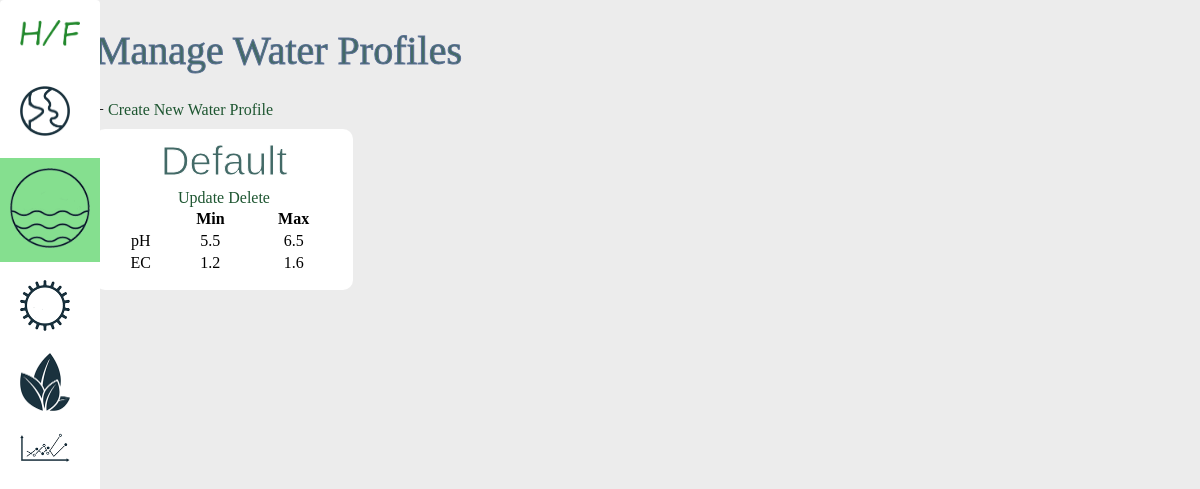
Page /water on the earlier database version.
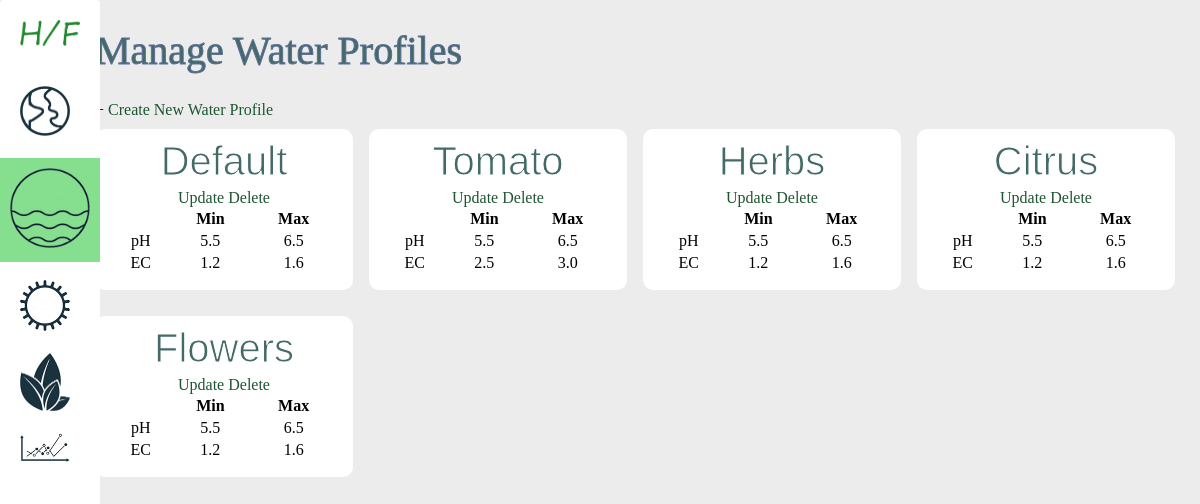
Same page on the later database version.
### models.py (models this page shows, shortened)
class Water(db.Model):
    id = db.Column(db.Integer, primary_key=True)
    name = db.Column(db.String(50), nullable=False)
    min_ph = db.Column(db.Float, default=5.5)
    max_ph = db.Column(db.Float, default=6.5)
    min_ec = db.Column(db.Float, default=1.2)
    max_ec = db.Column(db.Float, default=1.6)
    enviros = db.relationship('Enviro', backref='water', lazy=True)

### views.py (the view)
@app.route('/water')
def list_water_profile():
    waters = Water.query.all()
    return render_template('index_water.html', waters=waters)

### templates/index_water.html
{% extends 'layout.html' %}
{% block body %}
    <h1>Manage Water Profiles</h1>
    + <a href="/add_water">Create New Water Profile</a>
    <br />
    <div class = "container">
        {% for water in waters %}
            <div class = "water">
                <h2>{{ water.name }}</h2>
                <a href="/update_water/{{water.id}}">Update</a>
                <a href="/delete_water/{{water.id}}">Delete</a>
                <table width = "100%">
                    <tr>
                        <th></th>
                        <th>Min</th>
                        <th>Max</th>
                    </tr>
                    <tr>
                        <td>pH</td>
                        <td>{{ water.min_ph }}</td>
                        <td>{{ water.max_ph }}</td>
                    </tr>
                    <tr>
                        <td>EC</td>
                        <td>{{ water.min_ec }}</td>
                        <td>{{ water.max_ec }}</td>
                    </tr>
                </table>
            </div>
        {% endfor %}
    </div>
{% endblock %}

### templates/layout.html (shortened to what this page needs)
<!DOCTYPE html>
<html lang="en">
<head>
    <link rel = "stylesheet" href = "{{ url_for('static', filename='css/main.css') }}">
</head>
<body>
        <div class = "left-col">
            <a href="/">
                <img width="60px" src = "{{ url_for('static', filename='img/hf-icon.png') }}">
            </a>
            <br /><br /><br />
            <a {% if enviros %} class = "active" {% endif %} href="/enviro">
                <img class="nav_link" src = "{{ url_for('static', filename='img/enviro-icon.png') }}">
            </a>
            <br /><br />
            <a {% if waters %} class = "active" {% endif %} href="/water">
                <img class="nav_link"  src = "{{ url_for('static', filename='img/water-icon.png') }}">
            </a>
            <br /><br />
            <a {% if lights %} class = "active" {% endif %} href="/light">
                <img class="nav_link"  src = "{{ url_for('static', filename='img/light-icon.png') }}">
            </a>
            <br /><br />
            <a {% if plants %} class = "active" {% endif %} href="/plant">
                <img class="nav_link"  src = "{{ url_for('static', filename='img/plant-icon.png') }}">
            </a>
            <br /><br />
            <a href="/#">
                <img class="nav_link"  src = "{{ url_for('static', filename='img/data-icon.png') }}">
            </a>
        </div>
        <div class="content">
    {% block body %}
    {% endblock %}
</div>
</body>
</html>

### static/css/main.css (style rules this page uses)
body { background: rgb(236,236,236); margin: 0; }
a { text-decoration: none; color: #1E5631; }
h1 { font-weight: normal; font-size: 2.5em; color: #436a67; -webkit-text-stroke-width: 1px; -webkit-text-stroke-color: rgb(92, 112, 149); }
.left-col { float:left; clear:none; position:absolute; height: 100%; background: rgb(255,255,255); background: rgb(255,255,255); padding:20px; border-radius: 4px; width:60px; }
.content { width: 90%; float:right; margin-right:25px; }
.container { display:grid; grid-template-columns: 1fr 1fr 1fr 1fr; gap: 1em; }
.water, .plant, .light, .air, .pin { background-color: #fff; text-align: center; border-radius: 10px; height: max-content; margin-top:10px; padding: 5px 15px 15px 15px; }
a.active { background-color:#85df8f; width:100px; display:inline-block; margin-left:-20px; }
a.active > img { margin-left:10px; width: 80px; padding:10px 0; }
.nav_link { width:50px; }
h2 { text-align: center; margin:5px; font-weight:normal; font-size: 2.5em; font-family:arial; color: #436a67; -webkit-text-stroke-width: 1px; -webkit-text-stroke-color: #fff; }

Differences in the rows shown:
added Water: name "Tomato", min_ph "5.5", max_ph "6.5", min_ec "2.5", max_ec "3.0"
added Water: name "Herbs", min_ph "5.5", max_ph "6.5", min_ec "1.2", max_ec "1.6"
added Water: name "Citrus", min_ph "5.5", max_ph "6.5", min_ec "1.2", max_ec "1.6"
added Water: name "Flowers", min_ph "5.5", max_ph "6.5", min_ec "1.2", max_ec "1.6"
